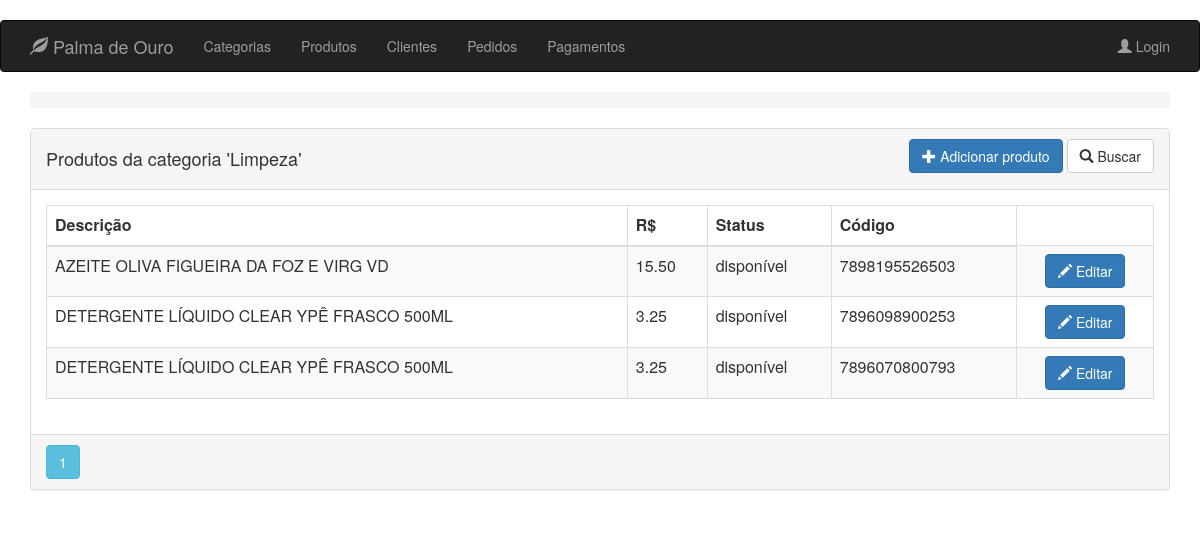
Page /category/1/product on the committed database.
### app/models.py (models this page shows, shortened)
class Category(db.Model):
    __tablename__ = 'categories'
    id = db.Column(db.Integer, primary_key=True)
    title = db.Column(db.String(32), index=True, nullable=False)

class Product(db.Model):
    __tablename__ = 'products'
    id = db.Column(db.Integer, primary_key=True)
    description = db.Column(db.String(64))
    image_file = db.Column(db.String(32), default='default.jpg')
    unit_cost = db.Column(db.Numeric(6, 2), nullable=False)
    is_available = db.Column(db.Boolean, nullable=False)
    code = db.Column(db.String(13), unique=True, nullable=False)
    category_id = db.Column(db.Integer, ForeignKey('categories.id'), nullable=False)
    category = relationship("Category", backref=backref('products', order_by=description))
    __table_args__ = (CheckConstraint(unit_cost >= 0.00, name='unit_cost_positive'),)

### app/routes/category/routes.py (the view)
@blueprint_category.route('/category/<int:id>/product')
@register_breadcrumb(blueprint_category, '.id', '', dynamic_list_constructor=view_category_dlc)
def products_of(id):
    category = Category.query.get_or_404(id)
    page = request.args.get('page', 1, type=int)
    products = Product.query.filter_by(category=category).order_by(Product.description).paginate(page, per_page=10)
    return render_template('category/productsof.html', category=category, all_products=products)

### app/templates/category/productsof.html (shortened to what this page needs)
{% extends "base.html" %}
{% block page_content %}
<div class="panel panel-default">
    <div class="panel-heading">
        <div class="row">
            <div class="col col-xs-6">
                <h4>Produtos da categoria '{{ category.title }}'</h4>
            </div>
            <div class="col col-xs-6 text-right">
                <a href="{{ url_for('blueprint_category.new_product',id=category.id) }}"
                   class="btn btn-primary">
                    <span class="glyphicon glyphicon-plus"></span>
                    Adicionar produto
                </a>
                <a href="{{ url_for('blueprint_product.search_product') }}"
                   class="btn btn-default">
                    <span class="glyphicon glyphicon-search"></span>
                    Buscar
                </a>
            </div>
            <div class="btn-group col-md-4 text-right">
            </div>
        </div>
    </div>
    <div class="panel-body">
        <table class="table table-striped table-responsive table-bordered">
            <thead>
                <tr>
                    <th>Descrição</th>
                    <th>R$</th>
                    <th>Status</th>
                    <th>Código</th>
                </tr>
            </thead>
            <tbody>
                {% for product in all_products.items %}
                <tr>
                    <td>{{ product.description }}</td>
                    <td>{{ product.unit_cost }}</td>
                    {% if product.is_available %}
                    <td>disponível</td>
                    {% else %}
                    <td>indisponível</td>
                    {% endif %}
                    <td>{{ product.code }}</td>
                    <td align="center">
                        <a href="{{ url_for('blueprint_product.update_product',id=product.id) }}"
                           class="btn btn-primary">
                            <i class="glyphicon glyphicon-pencil"></i> Editar
                        </a>
                    </td>
                </tr>
                {% endfor %}
            </tbody>
        </table>
    </div>
    <div class="panel-footer p-0">
        {% for page_number in all_products.iter_pages(left_edge=1,right_edge=1,left_current=1,right_current=2) %}
        {% if page_number %}
        {% if all_products.page == page_number %}
        <a class="btn btn-info mb-4"
           href="{{ url_for('blueprint_product.get_products',page=page_number) }}">{{ page_number }}</a>
        {% else %}
        <a class="btn btn-outline-info mb-4"
           href="{{ url_for('blueprint_product.get_products',page=page_number) }}">{{ page_number }}</a>
        {% endif %}
        {% else %}
        ...
        {% endif %}
        {% endfor %}
    </div>
</div>
{% endblock %}

### rows in the picture
Category: title "Limpeza"
Product: description "AZEITE OLIVA FIGUEIRA DA FOZ E VIRG VD", unit_cost "15.50", is_available "disponível", code "7898195526503"
Product: description "DETERGENTE LÍQUIDO CLEAR YPÊ FRASCO 500ML", unit_cost "3.25", is_available "disponível", code "7896098900253"
Product: description "DETERGENTE LÍQUIDO CLEAR YPÊ FRASCO 500ML", unit_cost "3.25", is_available "disponível", code "7896070800793"

### other values in the picture
{{ page_number }} "1"
